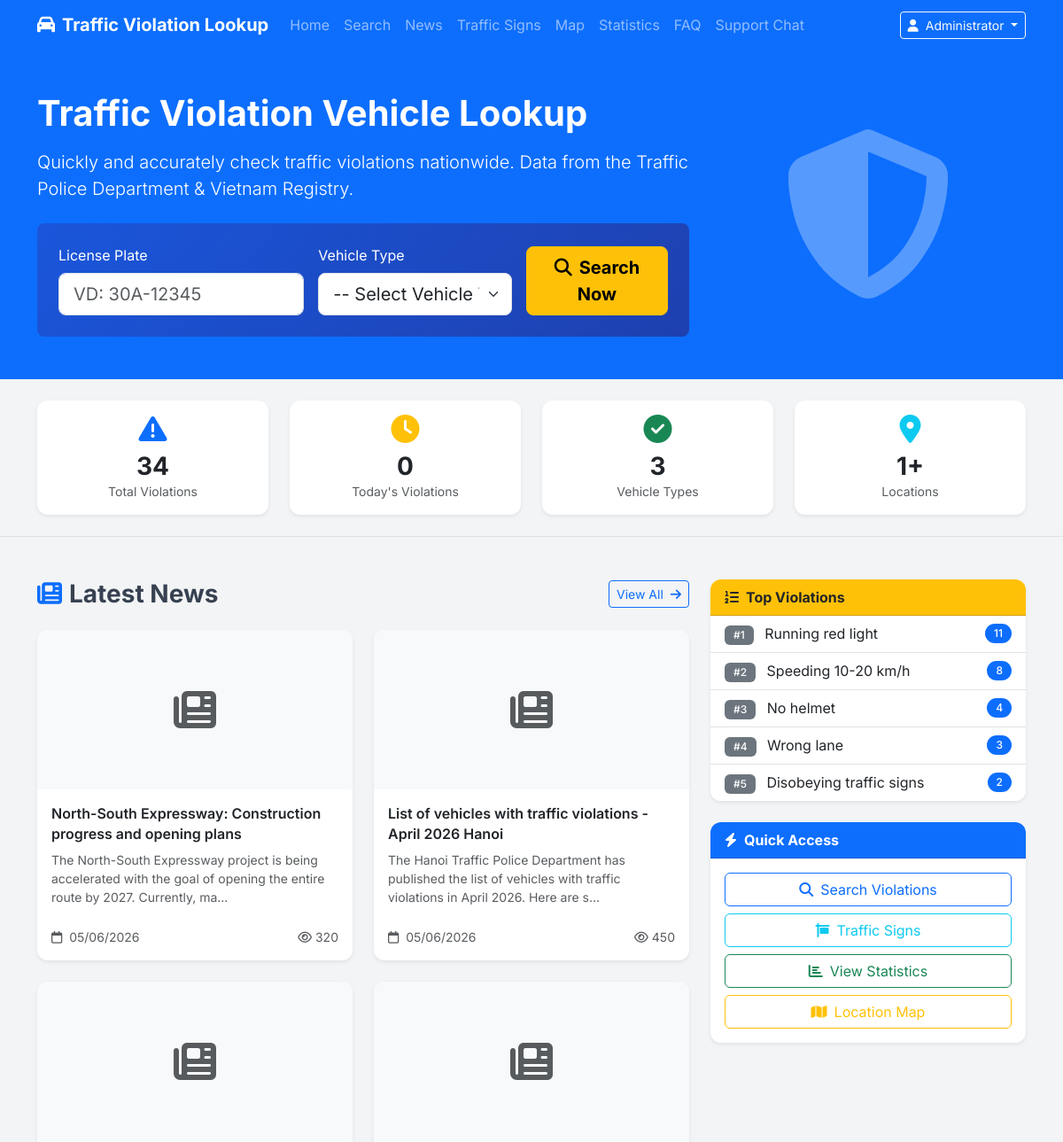
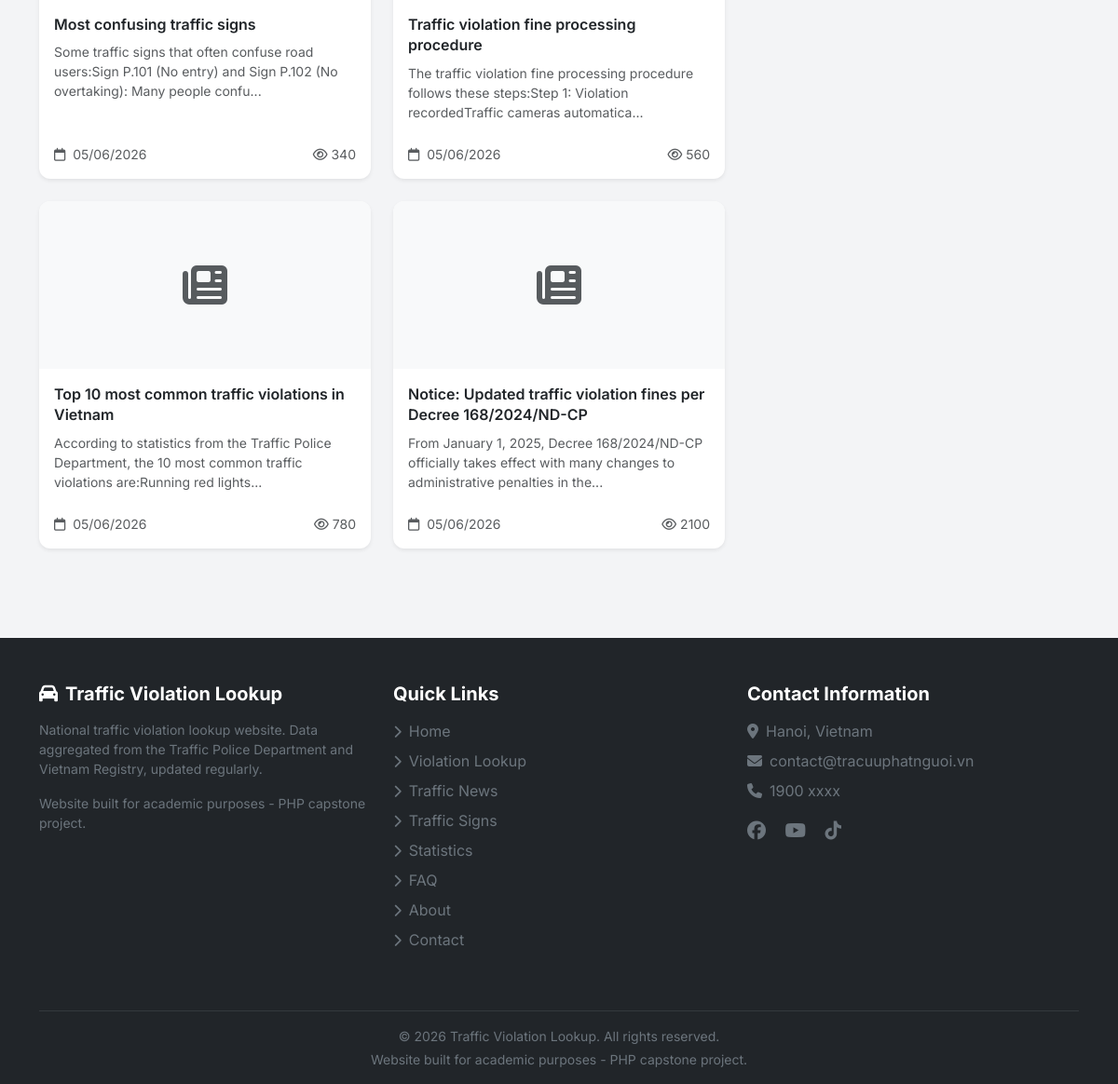
The page / (signed in) on the database its author committed (2 pictures, top to bottom).
### tables this page shows
CREATE TABLE news (
    id INT AUTO_INCREMENT PRIMARY KEY,
    title VARCHAR(255) NOT NULL,
    slug VARCHAR(255) NOT NULL UNIQUE,
    content LONGTEXT NOT NULL,
    thumbnail VARCHAR(255) NULL,
    category_id INT NULL,
    author_id INT NULL,
    status ENUM('draft','published') NOT NULL DEFAULT 'draft',
    views INT NOT NULL DEFAULT 0,
    created_at DATETIME NOT NULL DEFAULT CURRENT_TIMESTAMP,
    updated_at DATETIME NULL ON UPDATE CURRENT_TIMESTAMP,
    FOREIGN KEY (category_id) REFERENCES news_categories(id) ON DELETE SET NULL,
    FOREIGN KEY (author_id) REFERENCES users(id) ON DELETE SET NULL,
    INDEX idx_slug (slug),
    INDEX idx_status (status),
    INDEX idx_category (category_id),
    INDEX idx_created (created_at)
);

### app/views/client/home/index.php (the view, shortened to what the rows shown need)
<section class="hero-section bg-primary text-white py-5">
    <div class="container">
        <div class="row align-items-center">
            <div class="col-lg-8">
                <h1 class="fw-bold mb-3">Traffic Violation Vehicle Lookup</h1>
                <p class="lead mb-4">Quickly and accurately check traffic violations nationwide. Data from the Traffic Police Department & Vietnam Registry.</p>
                <div class="hero-search p-4 bg-white bg-opacity-10 rounded-3 backdrop-blur">
                    <form method="POST" action="/tra-cuu" class="row g-3">
                        <div class="col-md-5">
                            <label for="plate_number" class="form-label text-white">License Plate</label>
                            <input type="text" class="form-control form-control-lg" id="plate_number"
                                   name="plate_number" placeholder="VD: 30A-12345" required>
                        </div>
                        <div class="col-md-4">
                            <label for="vehicle_type" class="form-label text-white">Vehicle Type</label>
                            <select class="form-select form-select-lg" id="vehicle_type" name="vehicle_type" required>
                                <option value="">-- Select Vehicle Type --</option>
                            </select>
                        </div>
                        <div class="col-md-3 d-flex align-items-end">
                            <button type="submit" class="btn btn-warning btn-lg w-100 fw-bold">
                                <i class="fas fa-search me-2"></i>Search Now
                            </button>
                        </div>
                    </form>
                </div>
            </div>
            <div class="col-lg-4 d-none d-lg-block text-center">
                <i class="fas fa-shield-halved" style="font-size: 12rem; opacity: 0.3;"></i>
            </div>
        </div>
    </div>
</section>
<section class="py-4 border-bottom">
    <div class="container">
        <div class="row g-4">
            <div class="col-md-3 col-6">
                <div class="card border-0 shadow-sm text-center h-100">
                    <div class="card-body">
                        <div class="text-primary mb-2">
                            <i class="fas fa-exclamation-triangle fa-2x"></i>
                        </div>
                        <h3 class="fw-bold mb-0"><?= number_format($totalViolations ?? 0) ?></h3>
                        <p class="text-muted mb-0 small">Total Violations</p>
                    </div>
                </div>
            </div>
            <div class="col-md-3 col-6">
                <div class="card border-0 shadow-sm text-center h-100">
                    <div class="card-body">
                        <div class="text-warning mb-2">
                            <i class="fas fa-clock fa-2x"></i>
                        </div>
                        <h3 class="fw-bold mb-0"><?= number_format($todayViolations ?? 0) ?></h3>
                        <p class="text-muted mb-0 small">Today's Violations</p>
                    </div>
                </div>
            </div>
            <div class="col-md-3 col-6">
                <div class="card border-0 shadow-sm text-center h-100">
                    <div class="card-body">
                        <div class="text-success mb-2">
                            <i class="fas fa-check-circle fa-2x"></i>
                        </div>
                        <h3 class="fw-bold mb-0">3</h3>
                        <p class="text-muted mb-0 small">Vehicle Types</p>
                    </div>
                </div>
            </div>
            <div class="col-md-3 col-6">
                <div class="card border-0 shadow-sm text-center h-100">
                    <div class="card-body">
                        <div class="text-info mb-2">
                            <i class="fas fa-map-marker-alt fa-2x"></i>
                        </div>
                        <h3 class="fw-bold mb-0"><?= number_format($totalViolations ? ceil($totalViolations / 100) : 0) ?>+</h3>
                        <p class="text-muted mb-0 small">Locations</p>
                    </div>
                </div>
            </div>
        </div>
    </div>
</section>
<section class="py-5">
    <div class="container">
        <div class="row">
            <div class="col-lg-8">
                <div class="d-flex justify-content-between align-items-center mb-4">
                    <h3 class="fw-bold mb-0"><i class="fas fa-newspaper me-2 text-primary"></i>Latest News</h3>
                    <a href="/tin-tuc" class="btn btn-outline-primary btn-sm">View All <i class="fas fa-arrow-right ms-1"></i></a>
                </div>
                <div class="row g-4">
                    <?php if (!empty($latestNews)): ?>
                        <?php foreach ($latestNews as $news): ?>
                            <div class="col-md-6">
                                <div class="card shadow-sm h-100 border-0">
                                    <?php if (!empty($news['thumbnail'])): ?>
                                        <img src="/<?= htmlspecialchars($news['thumbnail'], ENT_QUOTES, 'UTF-8') ?>"
                                             class="card-img-top" alt="<?= htmlspecialchars($news['title'], ENT_QUOTES, 'UTF-8') ?>"
                                             style="height: 180px; object-fit: cover;">
                                    <?php else: ?>
                                        <div class="card-img-top bg-light d-flex align-items-center justify-content-center"
                                             style="height: 180px;">
                                            <i class="fas fa-newspaper fa-3x text-muted"></i>
                                        </div>
                                    <?php endif; ?>
                                    <div class="card-body d-flex flex-column">
                                        <h5 class="card-title">
                                            <a href="/tin-tuc/<?= htmlspecialchars($news['slug'] ?? 'bai-viet-' . $news['id'], ENT_QUOTES, 'UTF-8') ?>"
                                               class="text-decoration-none text-dark stretched-link">
                                                <?= htmlspecialchars($news['title'], ENT_QUOTES, 'UTF-8') ?>
                                            </a>
                                        </h5>
                                        <p class="card-text text-muted small flex-grow-1">
                                            <?= htmlspecialchars(Helper::truncate(strip_tags($news['content'] ?? ''), 120), ENT_QUOTES, 'UTF-8') ?>
                                        </p>
                                        <div class="d-flex justify-content-between align-items-center mt-2">
                                            <small class="text-muted">
                                                <i class="far fa-calendar me-1"></i>
                                                <?= htmlspecialchars(Helper::formatDate($news['created_at'], 'd/m/Y'), ENT_QUOTES, 'UTF-8') ?>
                                            </small>
                                            <small class="text-muted">
                                                <i class="far fa-eye me-1"></i><?= (int)($news['views'] ?? 0) ?>
                                            </small>
                                        </div>
                                    </div>
                                </div>
                            </div>
                        <?php endforeach; ?>
                    <?php endif; ?>
                </div>
            </div>
            <div class="col-lg-4 mt-4 mt-lg-0">
                <div class="card shadow-sm border-0 mb-4">
                    <div class="card-header bg-warning text-dark fw-bold">
                        <i class="fas fa-list-ol me-2"></i>Top Violations
                    </div>
                    <div class="card-body p-0">
                        <?php if (!empty($topOffenses)): ?>
                            <ul class="list-group list-group-flush">
                                <?php $rank = 1; foreach ($topOffenses as $offense): ?>
                                    <li class="list-group-item d-flex justify-content-between align-items-center">
                                        <span>
                                            <span class="badge bg-secondary me-2">#<?= $rank ?></span>
                                            <?= htmlspecialchars($offense['offense_name'], ENT_QUOTES, 'UTF-8') ?>
                                        </span>
                                        <span class="badge bg-primary rounded-pill"><?= number_format($offense['count']) ?></span>
                                    </li>
                                <?php $rank++; endforeach; ?>
                            </ul>
                        <?php else: ?>
                            <div class="text-center py-4 text-muted">
                                <p class="mb-0 small">No data available.</p>
                            </div>
                        <?php endif; ?>
                    </div>
                </div>
                <div class="card shadow-sm border-0">
                    <div class="card-header bg-primary text-white fw-bold">
                        <i class="fas fa-bolt me-2"></i>Quick Access
                    </div>
                    <div class="card-body">
                        <div class="d-grid gap-2">
                            <a href="/tra-cuu" class="btn btn-outline-primary">
                                <i class="fas fa-search me-2"></i>Search Violations
                            </a>
                            <a href="/bien-bao" class="btn btn-outline-info">
                                <i class="fas fa-sign me-2"></i>Traffic Signs
                            </a>
                            <a href="/thong-ke" class="btn btn-outline-success">
                                <i class="fas fa-chart-bar me-2"></i>View Statistics
                            </a>
                            <a href="/ban-do" class="btn btn-outline-warning">
                                <i class="fas fa-map me-2"></i>Location Map
                            </a>
                        </div>
                    </div>
                </div>
            </div>
        </div>
    </div>
</section>

### app/core/Router.php (shortened to what the rows shown need)
<?php
class Router
{
    private array $routes = [];
    private function addRoute(string $method, string $uri, string $handler): void
    {
        $pattern = preg_replace('/\{([a-zA-Z_]+)\}/', '(?P<$1>[^/]+)', $uri);
        $pattern = '#^' . $pattern . '$#';
        $this->routes[] = [
            'method'  => $method,
            'pattern' => $pattern,
            'handler' => $handler,
        ];
    }
    public function dispatch(string $uri, string $method): void
    {
        $uri = parse_url($uri, PHP_URL_PATH);
        $uri = rtrim($uri, '/') ?: '/';
        foreach ($this->routes as $route) {
            if (preg_match($route['pattern'], $uri, $matches)) {
                $this->params = array_filter($matches, fn($key) => is_string($key), ARRAY_FILTER_USE_KEY);
                [$controllerPath, $action] = explode('@', $route['handler']);
                $controller = new $controllerClass();
                call_user_func_array([$controller, $action], array_values($this->params));
                return;
            }
        }
    }
}

### rows shown on the page
news: title "North-South Expressway: Construction progress and opening plans", content "The North-South Expressway project is being accelerated with the goal of opening the entire route by 2027. Currently, ma...", created_at "05/06/2026", views "320"
news: title "List of vehicles with traffic violations - April 2026 Hanoi", content "The Hanoi Traffic Police Department has published the list of vehicles with traffic violations in April 2026. Here are s...", created_at "05/06/2026", views "450"
news: title "Most confusing traffic signs", content "Some traffic signs that often confuse road users:Sign P.101 (No entry) and Sign P.102 (No overtaking): Many people confu...", created_at "05/06/2026", views "340"
news: title "Traffic violation fine processing procedure", content "The traffic violation fine processing procedure follows these steps:Step 1: Violation recordedTraffic cameras automatica...", created_at "05/06/2026", views "560"
news: title "Top 10 most common traffic violations in Vietnam", content "According to statistics from the Traffic Police Department, the 10 most common traffic violations are:Running red lights...", created_at "05/06/2026", views "780"
news: title "Notice: Updated traffic violation fines per Decree 168/2024/ND-CP", content "From January 1, 2025, Decree 168/2024/ND-CP officially takes effect with many changes to administrative penalties in the...", created_at "05/06/2026", views "2100"

### other values the page prints
$totalViolations "34"
$todayViolations "0"
$totalViolations ? ceil($totalViolations / 100) : 0 "1"
$offense['offense_name'] "Running red light"
$offense['count'] "11"
$offense['offense_name'] "Speeding 10-20 km/h"
$offense['count'] "8"
$offense['offense_name'] "No helmet"
$offense['count'] "4"
$offense['offense_name'] "Wrong lane"
$offense['count'] "3"
$offense['offense_name'] "Disobeying traffic signs"
$offense['count'] "2"
